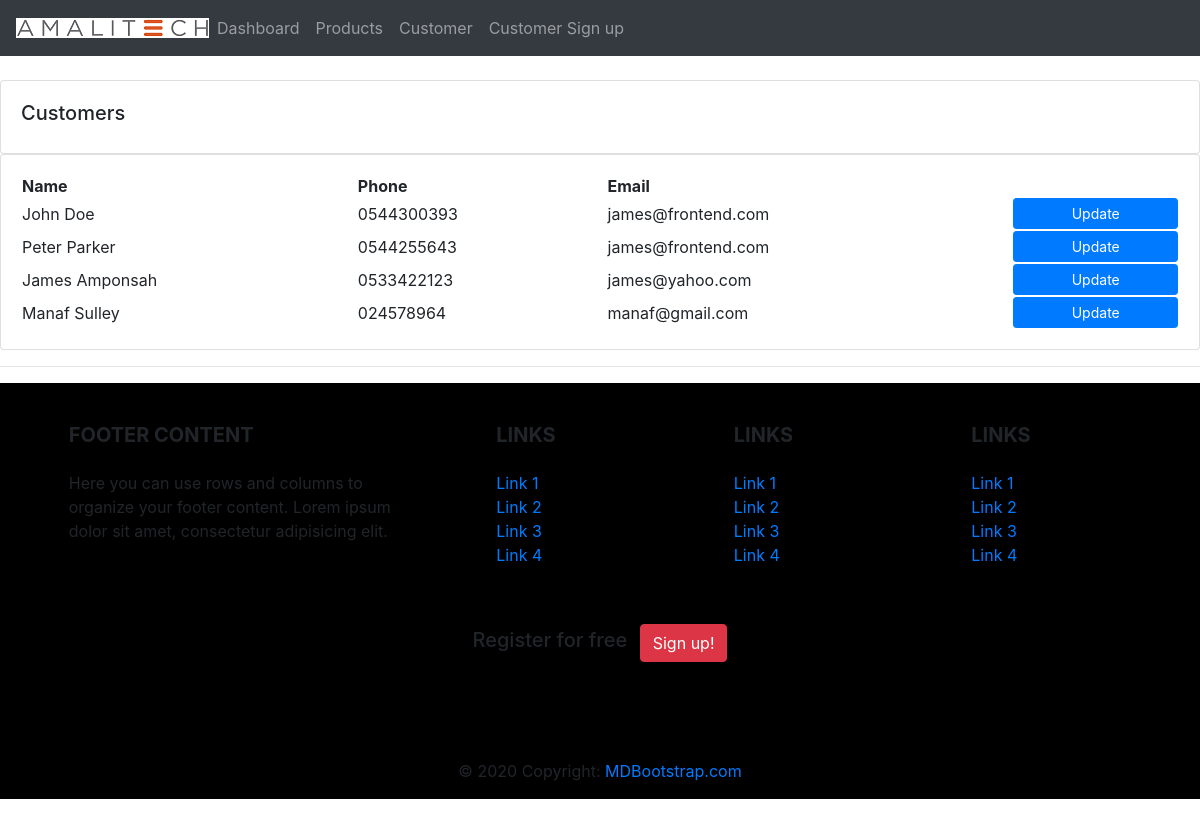
/members/, run on an earlier commit of the app's database.
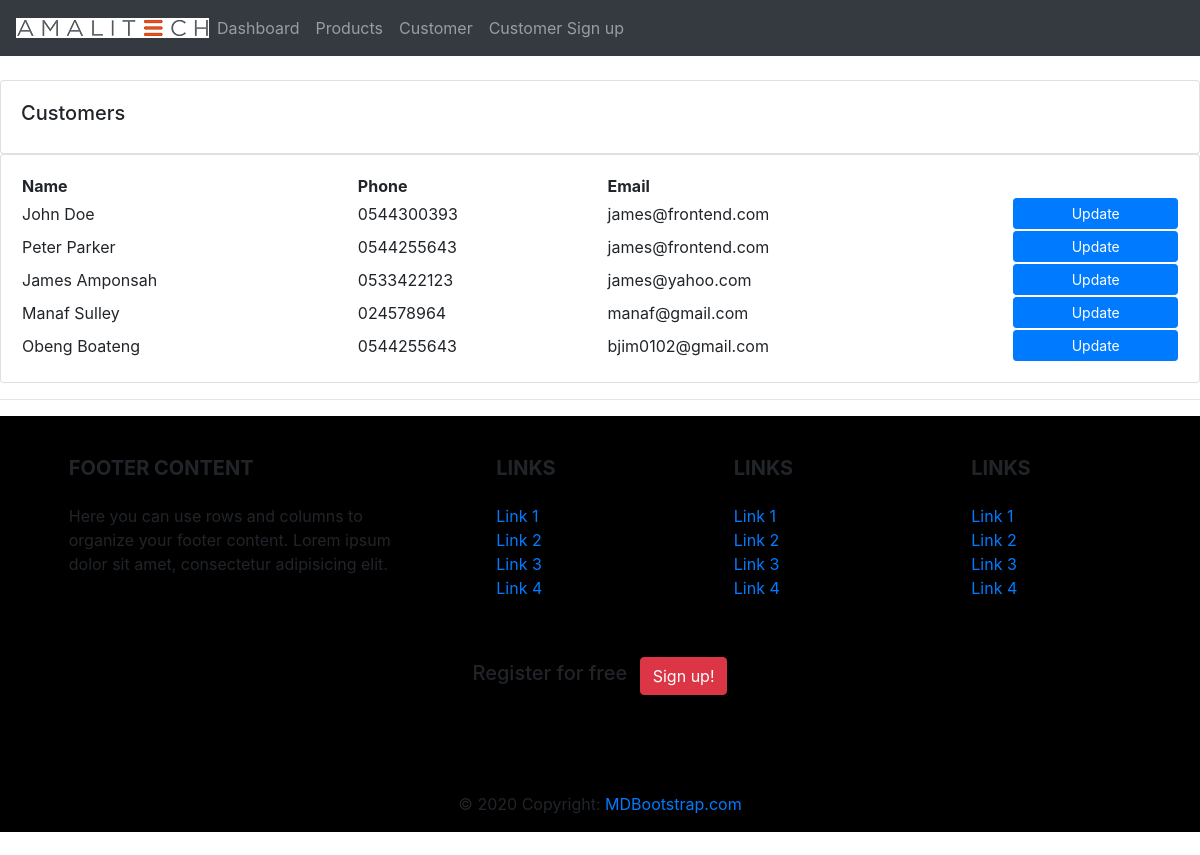
And on a later commit of the database.
### accounts/models.py (models this page shows, shortened)
class Customer(models.Model):
    name = models.CharField(max_length=283, null=True)
    phone = models.CharField(max_length=283, null=True)
    email = models.CharField(max_length=283, null=True)
    date_created = models.DateTimeField(auto_now_add=True)

### accounts/views.py (the view)
# urls.py: path('members/',views.members, name = 'members'),
def members(request):
    members = Customer.objects.all()
    context ={'members': members}
    return render(request,'members.html', context)

### templates/members.html
{% extends 'main.html'%}
{%block  content%}
<br>
		<div class="row">
			<div class="col-md">
				<div class="card card-body">
					<h5>Customers</h5>
				</div>
				<div class="card card-body">
					<table class=class="table table-hover">
						<tr>
							<th>Name</th>
							<th>Phone</th>
							<th>Email</th>
						</tr>
						{%for i in members%}
						<tr>
						<td>
							{{i.name}}
							</td>
							<td>
							{{i.phone}}
							</td>
							<td>
							{{i.email}}
							</td>
							<td><td> <a class="btn btn-primary btn-sm btn-block" href="http://127.0.0.1:8000/customerupdate/">Update</a></td></td>
						</tr>
						{%endfor%}
					</table>
				</div>
			</div>
		</div>
{%endblock%}

### templates/main.html (shortened to what this page needs)
{%load static%}
<html lang="en">
<head>
    <link rel="stylesheet" href="https://stackpath.bootstrapcdn.com/bootstrap/4.3.1/css/bootstrap.min.css"
>
    <link rel="stylesheet" type="text/css" href="{% static '/css/main.css'%}">
</head>
<body>
{% include 'navbar.html'%}
{%block content%} {%endblock%}
<hr>
{% include 'footer.html'%}
</body>
</html>

### templates/navbar.html (shortened to what this page needs)
{%load static%}
<nav class="navbar navbar-expand-lg navbar-dark bg-dark">
  <img src="{% static 'images/Logo-AMALITECH-AllFormats V2 -new.png'%}">
  <div class="collapse navbar-collapse" id="navbarNavAltMarkup">
    <div class="navbar-nav">
      <a class="nav-item nav-link " href="{%url 'home'%}">Dashboard </a>
      <a class="nav-item nav-link" href="{%url 'products'%}">Products</a>
      <a class="nav-item nav-link" href="{%url 'members'%}">Customer</a>
       <a class="nav-item nav-link" href="{%url 'customerupdate'%}">Customer Sign up</a>
    </div>
  </div>
</nav>

### templates/footer.html (shortened to what this page needs)
<footer class="page-footer font-small stylish-color-dark pt-4">
  <div class="container text-center text-md-left">
    <div class="row">
      <div class="col-md-4 mx-auto">
        <h5 class="font-weight-bold text-uppercase mt-3 mb-4">Footer Content</h5>
        <p>Here you can use rows and columns to organize your footer content. Lorem ipsum dolor sit amet,
          consectetur
          adipisicing elit.</p>
      </div>
      <div class="col-md-2 mx-auto">
        <h5 class="font-weight-bold text-uppercase mt-3 mb-4">Links</h5>
        <ul class="list-unstyled">
          <li>
            <a href="#!">Link 1</a>
          </li>
          <li>
            <a href="#!">Link 2</a>
          </li>
          <li>
            <a href="#!">Link 3</a>
          </li>
          <li>
            <a href="#!">Link 4</a>
          </li>
        </ul>
      </div>
      <div class="col-md-2 mx-auto">
        <h5 class="font-weight-bold text-uppercase mt-3 mb-4">Links</h5>
        <ul class="list-unstyled">
          <li>
            <a href="#!">Link 1</a>
          </li>
          <li>
            <a href="#!">Link 2</a>
          </li>
          <li>
            <a href="#!">Link 3</a>
          </li>
          <li>
            <a href="#!">Link 4</a>
          </li>
        </ul>
      </div>
      <div class="col-md-2 mx-auto">
        <h5 class="font-weight-bold text-uppercase mt-3 mb-4">Links</h5>
        <ul class="list-unstyled">
          <li>
            <a href="#!">Link 1</a>
          </li>
          <li>
            <a href="#!">Link 2</a>
          </li>
          <li>
            <a href="#!">Link 3</a>
          </li>
          <li>
            <a href="#!">Link 4</a>
          </li>
        </ul>
      </div>
    </div>
  </div>
  <hr>
  <ul class="list-unstyled list-inline text-center py-2">
    <li class="list-inline-item">
      <h5 class="mb-1">Register for free</h5>
    </li>
    <li class="list-inline-item">
      <a href="#!" class="btn btn-danger btn-rounded">Sign up!</a>
    </li>
  </ul>
  <hr>
  <ul class="list-unstyled list-inline text-center">
  </ul>
  <div class="footer-copyright text-center py-3">© 2020 Copyright:
    <a href="https://mdbootstrap.com/"> MDBootstrap.com</a>
  </div>
</footer>
              <a class="btn-floating btn-sm rgba-white-slight mx-1">
              </a>

### static/css/main.css (style rules this page uses)
.page-footer { background-color : #000000; }

What changed in the data, as far as the page shows it:
added Customer: name "Obeng Boateng", phone "0544255643", email "bjim0102@gmail.com"
